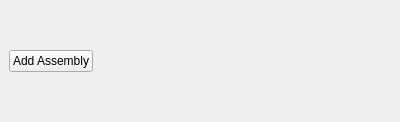
<?xml version="1.0" encoding="UTF-8"?>
<ui version="4.0">
 <class>Form</class>
 <widget class="QWidget" name="Form">
  <property name="geometry">
   <rect>
    <x>0</x>
    <y>0</y>
    <width>400</width>
    <height>122</height>
   </rect>
  </property>
  <property name="sizePolicy">
   <sizepolicy hsizetype="Preferred" vsizetype="Expanding">
    <horstretch>0</horstretch>
    <verstretch>0</verstretch>
   </sizepolicy>
  </property>
  <property name="windowTitle">
   <string>Form</string>
  </property>
  <layout class="QHBoxLayout" name="horizontalLayout">
   <property name="leftMargin">
    <number>0</number>
   </property>
   <property name="topMargin">
    <number>0</number>
   </property>
   <property name="rightMargin">
    <number>0</number>
   </property>
   <property name="bottomMargin">
    <number>0</number>
   </property>
   <item>
    <layout class="QVBoxLayout" name="verticalLayout" stretch="0">
     <item>
      <widget class="QWidget" name="assemblies_widget" native="true">
       <property name="sizePolicy">
        <sizepolicy hsizetype="Preferred" vsizetype="Expanding">
         <horstretch>0</horstretch>
         <verstretch>0</verstretch>
        </sizepolicy>
       </property>
       <property name="styleSheet">
        <string notr="true"/>
       </property>
       <layout class="QVBoxLayout" name="verticalLayout_3" stretch="1,0">
        <item>
         <layout class="QVBoxLayout" name="assemblies_layout"/>
        </item>
        <item>
         <layout class="QHBoxLayout" name="horizontalLayout_2">
          <item>
           <widget class="QPushButton" name="add_assembly_button">
            <property name="sizePolicy">
             <sizepolicy hsizetype="Fixed" vsizetype="Fixed">
              <horstretch>0</horstretch>
              <verstretch>0</verstretch>
             </sizepolicy>
            </property>
            <property name="text">
             <string>Add Assembly</string>
            </property>
           </widget>
          </item>
          <item>
           <spacer name="horizontalSpacer">
            <property name="orientation">
             <enum>Qt::Horizontal</enum>
            </property>
            <property name="sizeHint" stdset="0">
             <size>
              <width>40</width>
              <height>20</height>
             </size>
            </property>
           </spacer>
          </item>
         </layout>
        </item>
       </layout>
      </widget>
     </item>
    </layout>
   </item>
  </layout>
 </widget>
 <resources/>
 <connections/>
</ui>
